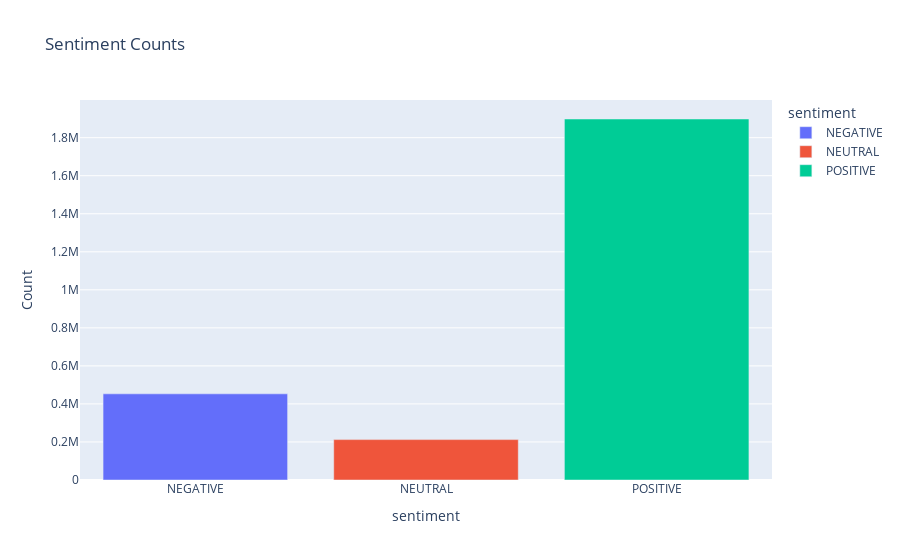

The code cell stored with this chart in its notebook:
### Code cell
# Group the data by sentiment and count the number of occurrences
sentiment_counts = user_data.groupby("sentiment").size().reset_index(name="Count")

# Create a bar chart of the sentiment counts using plotly.express
fig = px.bar(sentiment_counts, x="sentiment", y="Count", color="sentiment",
             labels={"Sentiment": "Sentiment", "Count": "Count"},
             title="Sentiment Counts")
fig.show()

### Figure 1 — Plotly figure (JSON) as saved in the notebook; plotly's stock layout.template omitted (floating-point values rounded to 4 significant figures)
{"data": [{"alignmentgroup": "True", "hovertemplate": "sentiment=%{x}<br>Count=%{y}<extra></extra>", "legendgroup": "NEGATIVE", "marker": {"color": "#636efa", "pattern": {"shape": ""}}, "name": "NEGATIVE", "offsetgroup": "NEGATIVE", "orientation": "v", "showlegend": true, "textposition": "auto", "type": "bar", "x": ["NEGATIVE"], "xaxis": "x", "y": [453114], "yaxis": "y"}, {"alignmentgroup": "True", "hovertemplate": "sentiment=%{x}<br>Count=%{y}<extra></extra>", "legendgroup": "NEUTRAL", "marker": {"color": "#EF553B", "pattern": {"shape": ""}}, "name": "NEUTRAL", "offsetgroup": "NEUTRAL", "orientation": "v", "showlegend": true, "textposition": "auto", "type": "bar", "x": ["NEUTRAL"], "xaxis": "x", "y": [212302], "yaxis": "y"}, {"alignmentgroup": "True", "hovertemplate": "sentiment=%{x}<br>Count=%{y}<extra></extra>", "legendgroup": "POSITIVE", "marker": {"color": "#00cc96", "pattern": {"shape": ""}}, "name": "POSITIVE", "offsetgroup": "POSITIVE", "orientation": "v", "showlegend": true, "textposition": "auto", "type": "bar", "x": ["POSITIVE"], "xaxis": "x", "y": [1898218], "yaxis": "y"}], "layout": {"barmode": "relative", "legend": {"title": {"text": "sentiment"}, "tracegroupgap": 0}, "title": {"text": "Sentiment Counts"}, "xaxis": {"anchor": "y", "categoryarray": ["NEGATIVE", "NEUTRAL", "POSITIVE"], "categoryorder": "array", "domain": [0, 1], "title": {"text": "sentiment"}}, "yaxis": {"anchor": "x", "domain": [0, 1], "title": {"text": "Count"}}}}
